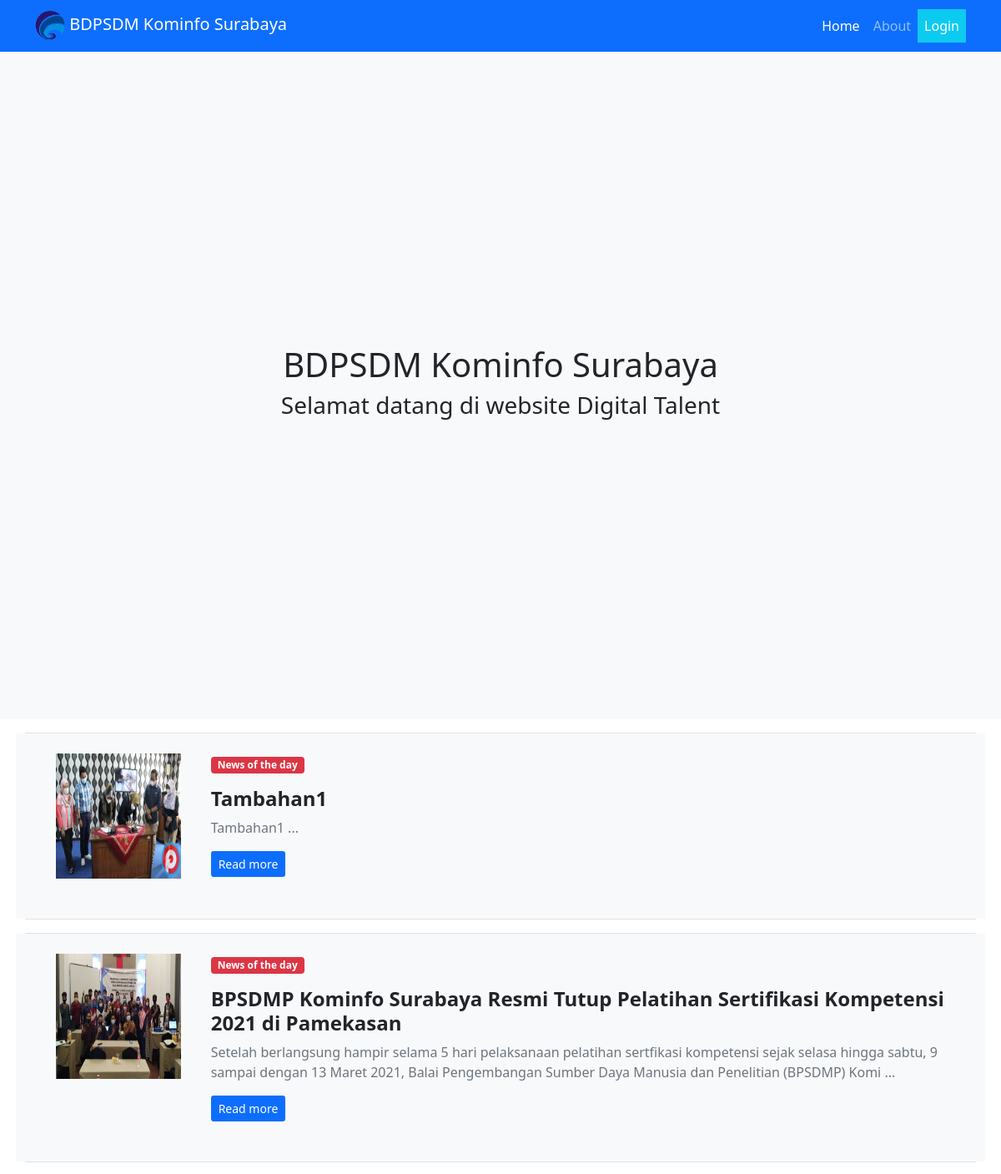
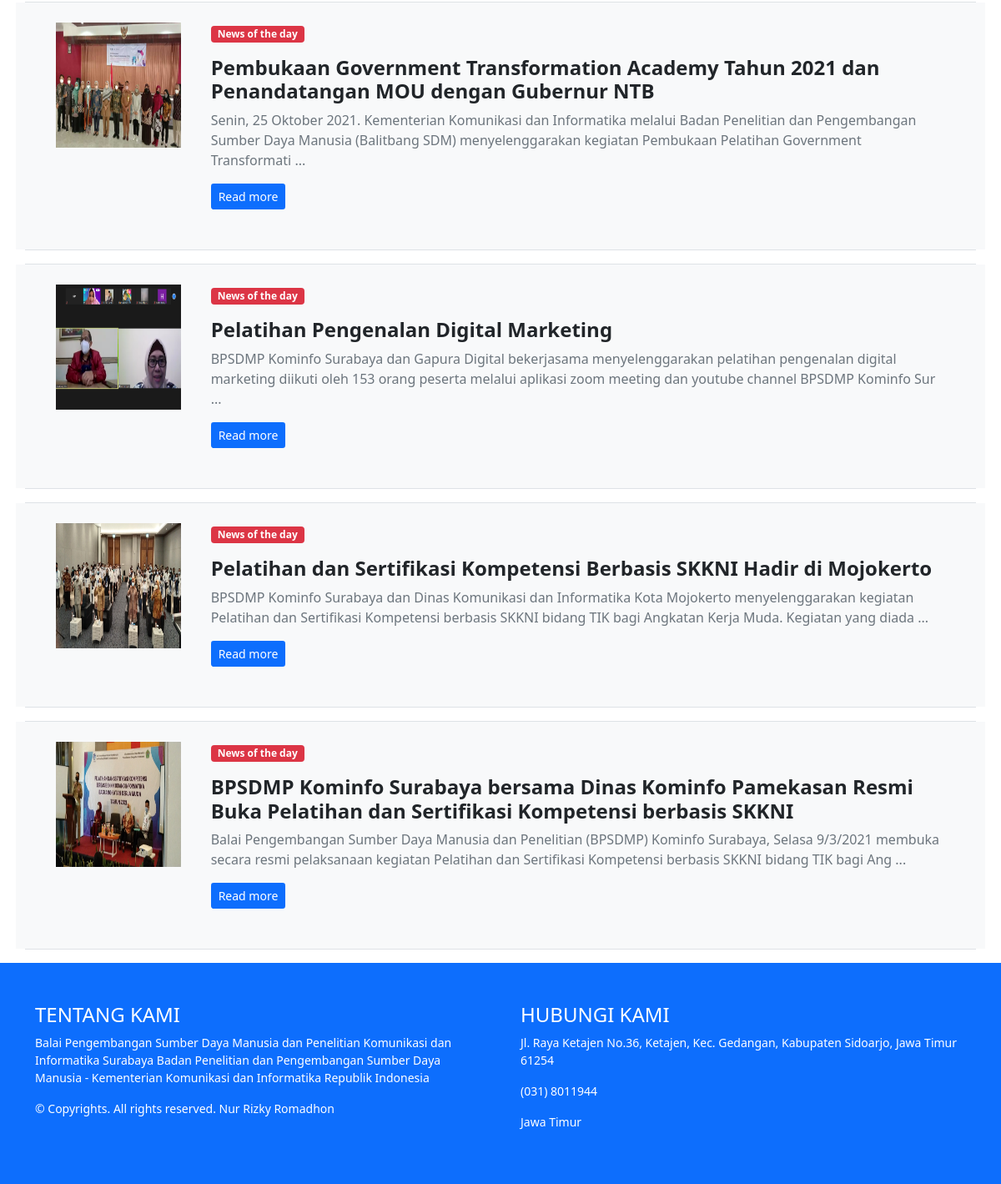
The page / on the database its author committed (2 pictures, top to bottom).
### tables this page shows
CREATE TABLE `kegiatan` (
  `id_kegiatan` int(10) NOT NULL,
  `judul_kegiatan` varchar(255) NOT NULL,
  `isi_kegiatan` tinytext NOT NULL,
  `gambar` varchar(200) NOT NULL
);

### index.php (the view, shortened to what this page needs)
<?php
    include 'config.php';
?>
<!DOCTYPE html>
<html lang="en">
<head>
    <link rel="stylesheet" href="styles.css">
    <link rel="stylesheet" href="https://cdn.jsdelivr.net/npm/bootstrap@5.1.0/dist/css/bootstrap.min.css">
</head>
<body>
    <nav class="navbar navbar-expand-lg navbar-dark bg-primary static-top">
    <div class="container">
        <a class="navbar-brand" href="index.php">
            <img src="src/icon/logo BPSDMP.png" alt="..." height="36">
            <span>BDPSDM Kominfo Surabaya</span>
        </a>
        <div class="collapse navbar-collapse" id="navbarSupportedContent">
            <ul class="navbar-nav ms-auto">
                <li class="nav-item">
                    <a class="nav-link active" aria-current="page" href="index.php">Home</a>
                </li>
                <li class="nav-item">
                    <a class="nav-link" href="pages/about.php">About</a>
                </li>
                <li class="nav-item dropdown bg-info">
                    <a class="nav-link text-white" href="pages/login.php">Login</a>
                </li>
            </ul>
        </div>
    </div>
    </nav>
    <div class="home bg-light">
            <div class="landing-text">
                <h1>BDPSDM Kominfo Surabaya</h1>
                <h3>Selamat datang di website Digital Talent</h3>
            </div>
    </div>
	<?php
        $kegiatan = mysqli_query($koneksi, "SELECT * FROM kegiatan order by id_kegiatan desc");
        while ($hslkeg = mysqli_fetch_array($kegiatan)) { ?>
	<div class="container mt-3 mb-3 border">
		<div class="row gx-5 bg-light p-4">
			<div class="col-md-2 mb-4">
				<div class="bg-image hover-overlay ripple shadow-2-strong rounded-5" data-mdb-ripple-color="light">
				<img src="./src/images/kegiatan/<?= $hslkeg['gambar']; ?>" class="img-rounded" width="150" height="150" />
				</div>
			</div>
			<div class="col-md-10 mb-4">
				<span class="badge bg-danger px-2 py-1 shadow-1-strong mb-3">News of the day</span>
				<h4><strong><?= $hslkeg['judul_kegiatan']?></strong></h4>
				<p class="text-muted">
					<?= substr($hslkeg['isi_kegiatan'],0,210) ?> ...
				</p>
				<a href="pages/readmore.php?id=<?= $hslkeg['id_kegiatan'] ?>" class="btn bg-primary text-white btn-sm">Read more</a>
			</div>
		</div>
	</div>
	<?php
		}
	?>
    <footer class="w-100 py-4 flex-shrink-0 bg-primary text-white">
        <div class="container py-4">
            <div class="row gy-4 gx-5">
                <div class="col-lg-6 col-md-6">
                    <h4>TENTANG KAMI</h4>
                    <p class="small">Balai Pengembangan Sumber Daya Manusia dan Penelitian Komunikasi dan Informatika Surabaya
					Badan Penelitian dan Pengembangan Sumber Daya Manusia - Kementerian Komunikasi dan Informatika Republik Indonesia</p>
                    <p class="small mb-0">&copy; Copyrights. All rights reserved. <span>Nur Rizky Romadhon</span></p>
                </div>
				<div class="col-lg-6 col-md-6">
                    <h4>HUBUNGI KAMI</h4>
                    <p class="small">Jl. Raya Ketajen No.36, Ketajen, Kec. Gedangan, Kabupaten Sidoarjo, Jawa Timur 61254</p>
					<p class="small">(031) 8011944</p>
					<p class="small">Jawa Timur</p>
                </div>
            </div>
        </div>
    </footer>
</body>
</html>

### styles.css (style rules this page uses)
html, body { height: 100%; width: 100%; }
.home { background: no-repeat center center fixed; display: table; height: 100%; position: relative; width: 100%; background-size: cover; }
.landing-text { display: table-cell; text-align: center; vertical-align: middle; }

### rows shown on the page
kegiatan: gambar (picture), judul_kegiatan "Tambahan1", isi_kegiatan "Tambahan1"
kegiatan: gambar (picture), judul_kegiatan "BPSDMP Kominfo Surabaya Resmi Tutup Pelatihan Sertifikasi Kompetensi 2021 di Pamekasan", isi_kegiatan "Setelah berlangsung hampir selama 5 hari pelaksanaan pelatihan sertfikasi kompetensi sejak selasa hingga sabtu, 9 sampai dengan 13 Maret 2021, Balai Pengembangan Sumber Daya Manusia dan Penelitian (BPSDMP) Komi"
kegiatan: gambar (picture), judul_kegiatan "Pembukaan Government Transformation Academy Tahun 2021 dan Penandatangan MOU dengan Gubernur NTB", isi_kegiatan "Senin, 25 Oktober 2021. Kementerian Komunikasi dan Informatika melalui Badan Penelitian dan Pengembangan Sumber Daya Manusia (Balitbang SDM) menyelenggarakan kegiatan Pembukaan Pelatihan Government Transformati"
kegiatan: gambar (picture), judul_kegiatan "Pelatihan Pengenalan Digital Marketing", isi_kegiatan "BPSDMP Kominfo Surabaya dan Gapura Digital bekerjasama menyelenggarakan pelatihan pengenalan digital marketing diikuti oleh 153 orang peserta melalui aplikasi zoom meeting dan youtube channel BPSDMP Kominfo Sur"
kegiatan: gambar (picture), judul_kegiatan "Pelatihan dan Sertifikasi Kompetensi Berbasis SKKNI Hadir di Mojokerto", isi_kegiatan "BPSDMP Kominfo Surabaya dan Dinas Komunikasi dan Informatika Kota Mojokerto menyelenggarakan kegiatan Pelatihan dan Sertifikasi Kompetensi berbasis SKKNI bidang TIK bagi Angkatan Kerja Muda. Kegiatan yang diada"
kegiatan: gambar (picture), judul_kegiatan "BPSDMP Kominfo Surabaya bersama Dinas Kominfo Pamekasan Resmi Buka Pelatihan dan Sertifikasi Kompetensi berbasis SKKNI", isi_kegiatan "Balai Pengembangan Sumber Daya Manusia dan Penelitian (BPSDMP) Kominfo Surabaya, Selasa 9/3/2021 membuka secara resmi pelaksanaan kegiatan Pelatihan dan Sertifikasi Kompetensi berbasis SKKNI bidang TIK bagi Ang"
